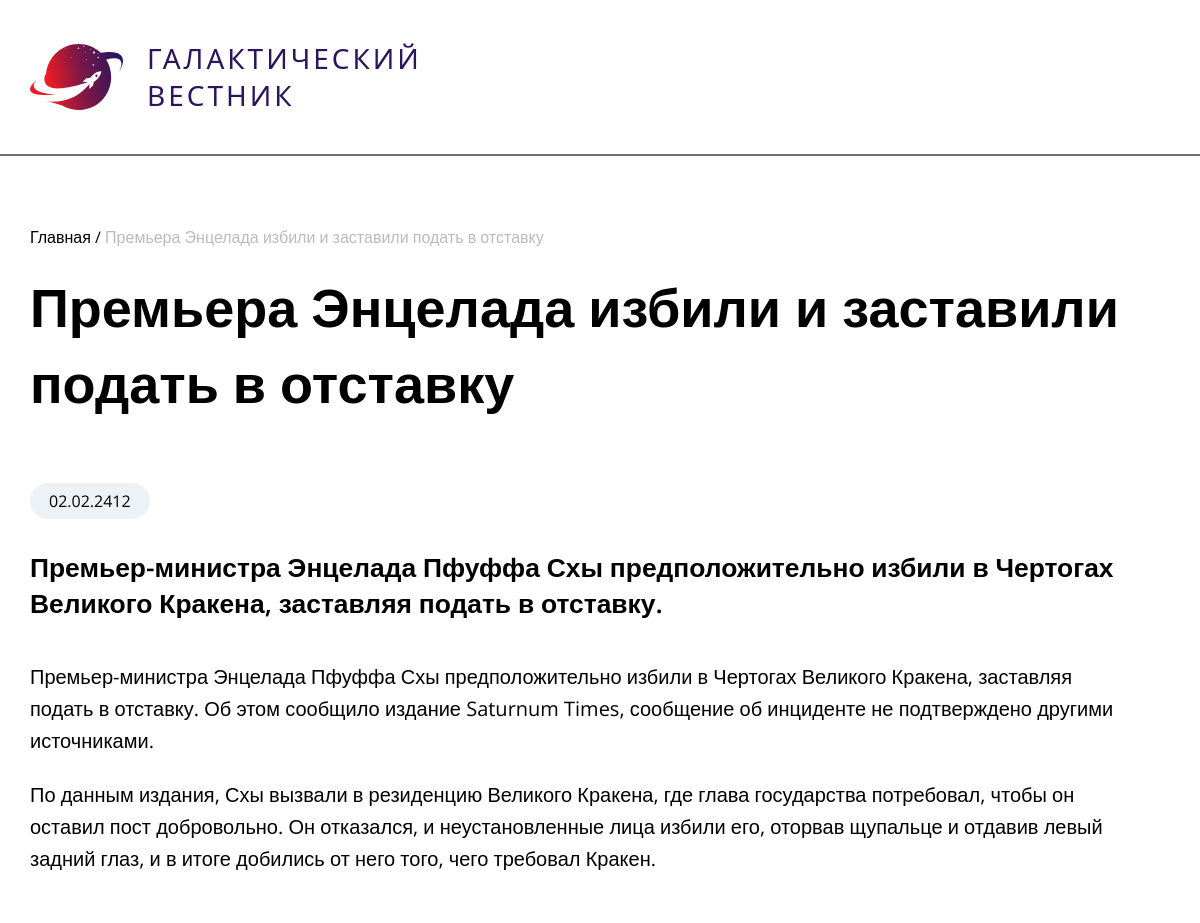
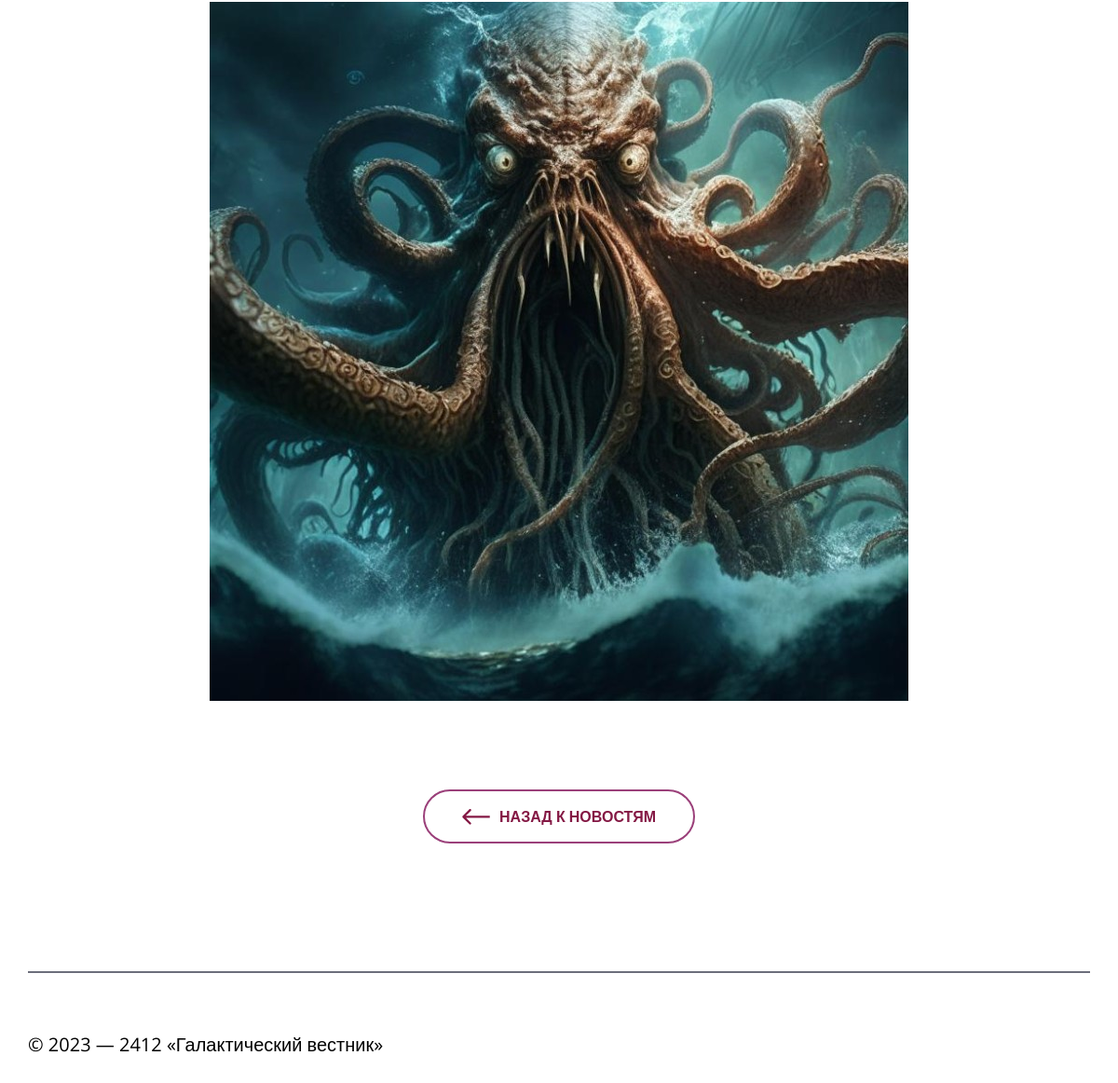
The page /article?id=10&page=1 on the database its author committed (2 pictures, top to bottom).
### tables this page shows
CREATE TABLE `news` (
  `id` int(11) unsigned NOT NULL AUTO_INCREMENT,
  `date` datetime NULL DEFAULT NULL,
  `title` varchar(250) NOT NULL DEFAULT '',
  `announce` text NULL DEFAULT NULL,
  `content` text NULL DEFAULT NULL,
  `image` varchar(250) NOT NULL DEFAULT '',
  PRIMARY KEY (`id`),
  KEY `id` (`id`),

  KEY `idx_news_date` (`date`));

### app/controller/newsController.php (called while the page is built, shortened)
<?php
require_once __DIR__ . "/../model/News.php";
class NewsController {
    public function show($id) {
        $newsModel = new News();
        $newsItem = $newsModel->getById($id);
        $newsItem["date"] = date("d.m.Y", strtotime($newsItem["date"]));
        $currentMainPage = isset($_GET["page"]) ? (int)$_GET["page"] : 1;
        require __DIR__ . "/../../app/view/news/show.php";
    }
}

### config/database.php (called while the page is built)
<?php
    return [
        "host" => "db",
        "dbname" => "news_db",
        "user" => "root",
        "password" => "root",
        "charset" => "utf8mb4"
    ];

### core/Database.php (called while the page is built)
<?php
class Database {
    private static $instance = null;
    private $pdo;
    private function __construct() {
        $config = require __DIR__ . "/../config/database.php";
        $dsn = "mysql:host={$config['host']};dbname={$config['dbname']};charset={$config['charset']}";
        $this->pdo = new PDO($dsn, $config["user"], $config["password"], [
            PDO::ATTR_ERRMODE => PDO::ERRMODE_EXCEPTION
        ]);
    }
    public static function getInstance() {
        if (self::$instance === null) {
            self::$instance = new self();
        }
        return self::$instance;
    }
    public function getConnection() {
        return $this->pdo;
    }
}

### app/model/News.php (called while the page is built, shortened)
<?php
require_once __DIR__ . "/../../core/Database.php";
class News {
    private $pdo;
    public function __construct() {
        $this->pdo = Database::getInstance()->getConnection();
    }
    public function getByID($id) {
        $stmt = $this->pdo->prepare("SELECT * FROM news WHERE id = :id");
        $stmt->execute(["id" => $id]);
        return $stmt->fetch(PDO::FETCH_ASSOC);
    }
}

### app/view/news/show.php (the view)
<?php
    require __DIR__ . "/../layout/header.php";
?>
<div class="wrapper">
    <main class="main-show">
        <div class="main__page-path">
            <span>Главная /</span>
            <p><?=$newsItem["title"]?></p>
        </div>
        <div class="main__new">
            <div class="main__new--title">
                <h1><?=$newsItem["title"]?></h1>
            </div>
            <div class="main__new--date">
                <p><?=$newsItem["date"]?></p>
            </div>
            <div class="new-block">
                <div class="new-block__info">
                    <div class="new-block--announce">
                        <h2><?=$newsItem["announce"]?></h2>
                    </div>
                    <div class="new-block--text">
                        <?=$newsItem["content"]?>
                    </div>
                </div>
                <div class="new-block__image">
                    <img src="/src/sql/img/<?=$newsItem["image"]?>" alt="">
                </div>
            </div>
            <div class="main__back-button_container">
                <a class="main__back-button" href="/?page=<?=$currentMainPage?>">Назад к новостям</a>
            </div>
        </div>
    </main>
</div>
<?php
    require __DIR__ . "/../layout/footer.php";
?>

### core/Router.php (shortened to what this page needs)
<?php
class Router {
    private $routes = [];
    public function add($url, $callback) {
        $this->routes[$url] = $callback;
    }
    public function run() {
        $uri = parse_url($_SERVER["REQUEST_URI"], PHP_URL_PATH);
        foreach ($this->routes as $route => $callback) {
            if ($uri === $route) {
                if (is_callable($callback)) {
                    call_user_func($callback);
                }
                return;
            }
        }
        var_dump($uri);
        var_dump($this->routes);
        die;
    }
}

### app/view/layout/header.php (shortened to what this page needs)
<!DOCTYPE html>
<html lang="en">
<head>
    <link rel="stylesheet" href="/src/css/style.css">
</head>
<body>
    <header class="header">
        <div class="wrapper">
            <div class="header__container">
                <div class="header__logo">
                    <img src="/src/img/header__logo.svg" alt="">
                </div>
                <div class="header__text">
                    <p>
                        Галактический вестник
                    </p>
                </div>
            </div>
        </div>
    <div class="content-border"></div>
    </header>

### app/view/layout/footer.php
    <footer class="footer">
        <div class="wrapper">
            <div class="content-border"></div>
            <div class="footer__text">
                <p>
                    © 2023 — 2412 «Галактический вестник»
                </p>
            </div>
        </div>
    </footer>
</body>
</html>

### public/src/css/style.css (style rules this page uses)
* { margin: 0; padding: 0; }
body { overflow-x: hidden; font-family: "Open Sans", sans-serif; margin: 0; }
.wrapper { width: 100%; max-width: 1520px; margin: 0 auto; }
h1 { font-weight: 600; font-size: clamp(36px, 4.5vw, 64px); line-height: 140%; }
h2 { font-weight: 600; font-size: clamp(26px, 2.2vw, 32px); }
.header { position: relative; }
.header__container { display: flex; padding: 40px 0px; }
.header__logo { display: flex; justify-content: center; align-items: center; margin-right: 24px; }
.header__text { max-width: 260px; font-family: "Segoe UI", Tahoma, Geneva, Verdana, sans-serif; font-weight: 400; font-size: 28px; line-height: 132%; letter-spacing: 3px; color: #2C145E; text-transform: uppercase; }
.news-board__item--date, .main__new--date { display: inline-block; border: 1px solid #ECF2F5; background-color: #ECF2F5; border-radius: 20px; padding: 6px 18px; margin-bottom: 30px; }
a.news-board__item--button, a.main__back-button { display: inline-flex; justify-content: center; align-items: center; border: 2px solid #9B407A; border-radius: 50px; padding: 16px 40px; text-transform: uppercase; text-decoration: none; color: #841844; font-weight: 600; font-size: 16px; transition: all 0.2s ease-out; }
.content-border { width: 100%; border: 1px solid #6C6E7B; position: absolute; box-sizing: border-box; }
.footer .wrapper { position: relative; }
.footer__text { padding: 63px 0px 84px 0px; font-weight: 400; font-size: 20px; line-height: 160%; }
.main-show { margin-top: 72px; }
.main__page-path { margin-bottom: 21px; }
.main__page-path p { display: inline; color: #BBBBBB; }
.main__new--title { margin-bottom: 63px; }
.new-block { margin-bottom: 40px; display: flex; }
.new-block__info { flex: 1; padding-right: 40px; }
.new-block--announce { margin-bottom: 40px; }
.new-block--text { font-size: 20px; line-height: 160%; }
.new-block--text p:not(:last-child) { margin-bottom: 22px; }
.new-block__image { flex: 1; }
.new-block__image img { max-width: 100%; }
a.main__back-button { display: inline-flex; margin-bottom: 137px; }
a.main__back-button::before { margin-right: 10px; display: inline-block; width: 30px; height: 22px; content: ""; background: url("../img/default_arrow.svg") no-repeat center center; background-size: contain; transform: scaleX(-1); }
@media (max-width: 1600px) { .header__container { padding: 40px 30px; } }
@media (max-width: 1600px) { .last-new__text, .main__news-board, .footer, .main-show { padding: 0px 30px; } }
@media (max-width: 1400px) { .main-show { padding: 0px 30px; } }
@media (max-width: 1400px) { .new-block { flex-direction: column; justify-content: center; align-items: center; } }
@media (max-width: 1400px) { .new-block__image { margin: 50px 0px; } }
@media (max-width: 1400px) { .main__back-button_container { text-align: center; } }

### rows shown on the page
news: title "Премьера Энцелада избили и заставили подать в отставку", date "02.02.2412", announce "Премьер-министра Энцелада Пфуффа Схы предположительно избили в Чертогах Великого Кракена, заставляя подать в отставку.", content "Премьер-министра Энцелада Пфуффа Схы предположительно избили в Чертогах Великого Кракена, заставляя подать в отставку. Об этом сообщило издание Saturnum Times, сообщение об инциденте не подтверждено другими источниками. По данным издания, Схы вызвали в резиденцию Великого Кракена, где глава государства потребовал, чтобы он оставил пост добровольно. Он отказался, и неустановленные лица избили его, оторвав щупальце и отдавив левый задний глаз, и в итоге добились от него того, чего требовал Кракен.", image (picture)
